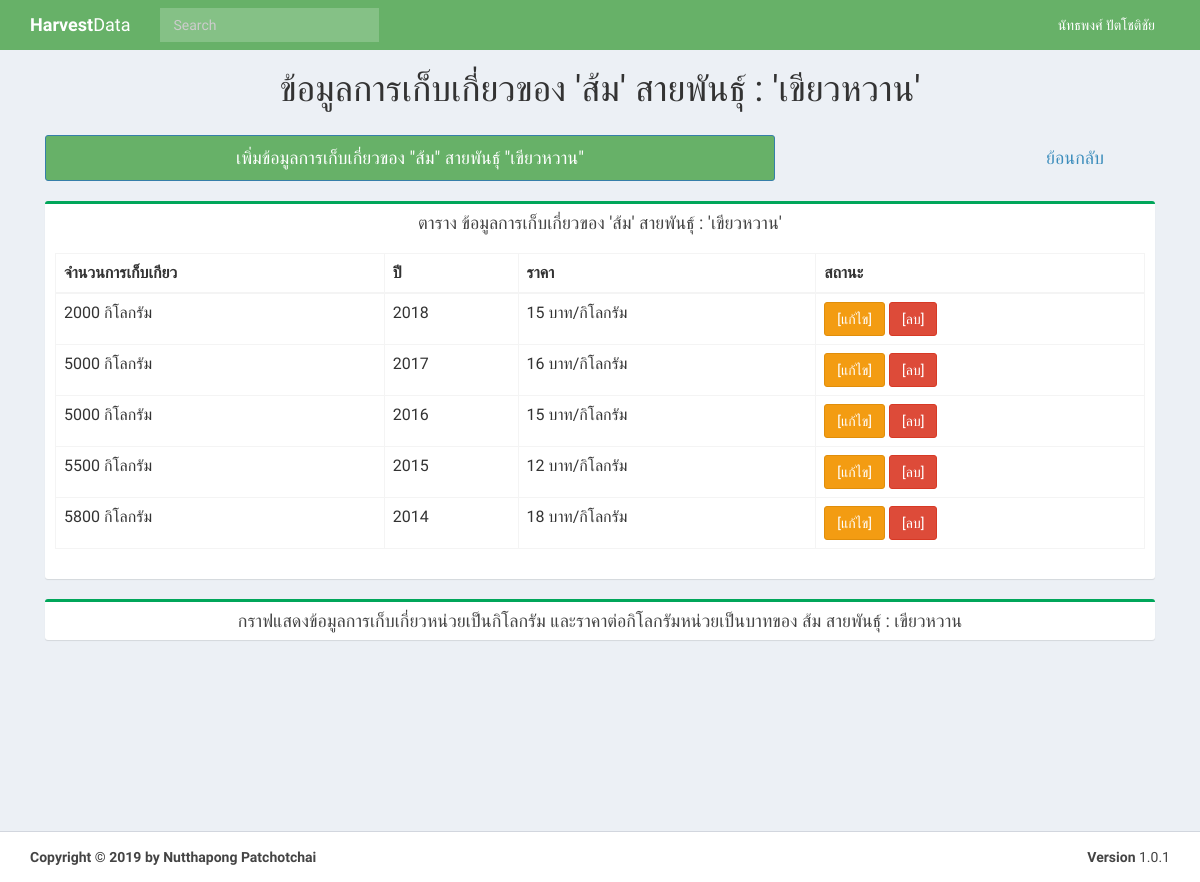
Page /plant/85/harvest/40/ (signed in) on the committed database.
### Farmer/models.py (models this page shows, shortened)
class Plant(models.Model):
    User_id = models.ForeignKey(User, on_delete=models.CASCADE, default='')
    fruit_name = models.ForeignKey(Fruit, on_delete=models.CASCADE, default='')
    fruit_breed = models.CharField(max_length=100, default='')
    scale = models.IntegerField(default='')
    Farmer_id = models.ForeignKey(Farmer, on_delete=models.CASCADE)

class Fruit(models.Model):
    fruit_name = models.CharField(max_length=50, default='')
    class Meta:
        ordering = ["id"]
    def __str__(self):
        return self.fruit_name

class Harvest(models.Model):
    User_id = models.ForeignKey(User, on_delete=models.CASCADE, default='')
    product = models.IntegerField(default='')
    price = models.IntegerField(default='0')
    years = models.ForeignKey(YearSet, on_delete=models.CASCADE, default='2017')
    Plant_id = models.ForeignKey(Plant, on_delete=models.CASCADE)

class YearSet(models.Model):
    year = models.CharField(max_length=4, default='')
    class Meta:
        ordering = ["-year"]
    def __str__(self):
        return self.year

### Farmer/views.py (the view)
# urls.py: path('plant/<int:Farmer_id>/harvest/<int:Plant_id>/', farmer_views.ViewData.ViewHarvest, name='viewHarvest'),
    @login_required
    def ViewHarvest(request, Farmer_id, Plant_id):
        viewfarmers = Farmer.objects.filter(User_id=request.user)
        viewfarmer = Farmer.objects.get(id=Farmer_id)
        if request.user.id == viewfarmer.User_id.id or request.user.is_staff or request.user.is_superuser:
            viewplant = Plant.objects.get(id=Plant_id)
            viewharvests = Plant.objects.get(id=Plant_id)
            viewharvest = Harvest.objects.filter(Plant_id=Plant_id).order_by('years')[::1]
            viewharvestpage = {
                'viewFarmer': viewfarmers,
                'viewplant': viewplant,
                'viewharvest': viewharvest,
                'viewharvests': viewharvests,
                'viewfarmer': viewfarmer,
            }
            return render(request, 'Farmer/ViewHarvest.html', viewharvestpage)
        else:
            return redirect('/')

### Farmer/templates/Farmer/ViewHarvest.html (shortened to what this page needs)
{% extends "Farmer/base.html" %}
{% load static %}
{% block content %}
    <section class="content-header">
        <center><h1>
            <span> ข้อมูลการเก็บเกี่ยวของ '{{ viewplant.fruit_name }}' สายพันธุ์ : '{{ viewplant.fruit_breed }}'</span>
        </h1></center>
    </section>
    <section class="content">
        <div class="row">
            <div class="col-md-8">
                <a type="button" class="btn btn-block btn-primary btn-lg" style="background-color: #67b168;"
                   href="{% url 'createHarvest' viewharvests.Farmer_id_id viewharvests.id user.id %}">เพิ่มข้อมูลการเก็บเกี่ยวของ
                    "{{ viewplant.fruit_name }}" สายพันธุ์ "{{ viewplant.fruit_breed }}"</a>
            </div>
            <div class="col-md-2">
            </div>
            <div class="col-md-2">
                <a type="button" class="btn btn-block btn-light btn-lg" href="{% url 'viewFarmer' viewfarmer.id %}">ย้อนกลับ</a>
            </div>
        </div>
        <br>
        <div class="row">
            <div class="col-md-12">
                <div class="box box-success">
                    <div class="box-header">
                        <center><h3 class="box-title">ตาราง ข้อมูลการเก็บเกี่ยวของ '{{ viewplant.fruit_name }}'
                            สายพันธุ์ : '{{ viewplant.fruit_breed }}' </h3></center>
                    </div>
                    <div class="box-body">
                        <div id="example2_wrapper" class="dataTables_wrapper form-inline dt-bootstrap">
                            <div class="row">
                                <div class="col-sm-6"></div>
                                <div class="col-sm-6"></div>
                            </div>
                            <div class="row">
                                <div class="col-sm-12">
                                    <table id="example2" class="table table-bordered table-hover dataTable" role="grid"
                                           aria-describedby="example2_info">
                                        <thead>
                                        <tr role="row">
                                            <th class="sorting" tabindex="0" aria-controls="example2" rowspan="1"
                                                colspan="1" aria-label="Platform(s): activate to sort column ascending">
                                                จำนวนการเก็บเกียว
                                            </th>
                                            <th class="sorting" tabindex="0" aria-controls="example2" rowspan="1"
                                                colspan="1" aria-label="Platform(s): activate to sort column ascending">
                                                ปี
                                            </th>
                                            <th class="sorting" tabindex="0" aria-controls="example2" rowspan="1"
                                                colspan="1" aria-label="Platform(s): activate to sort column ascending">
                                                ราคา
                                            </th>
                                            <th class="sorting" tabindex="0" aria-controls="example2" rowspan="1"
                                                colspan="1" aria-label="CSS grade: activate to sort column ascending">
                                                สถานะ
                                            </th>
                                        </tr>
                                        </thead>
                                        <tbody>
                                        {% for VH in viewharvest %}
                                            <td>{{ VH.product }} กิโลกรัม</td>
                                            <td>{{ VH.years }}</td>
                                            <td>{{ VH.price }} บาท/กิโลกรัม</td>
                                            <td>
                                                <a type="button" class="btn btn-warning"
                                                   href="{% url 'editHarvest' viewharvests.Farmer_id_id viewharvests.id VH.id %}">[แก้ไข]</a>
                                                <a type="button" class="btn btn-danger"
                                                   href="{% url 'deleteHarvest' viewharvests.Farmer_id_id viewharvests.id VH.id %}">[ลบ]</a>
                                            </td>
                                        {% endfor %}
                                        </tbody>
                                    </table>
                                </div>
                            </div>
                        </div>
                    </div>
                </div>
            </div>
        </div>
        <div class="row">
            <div>
                <div class="col-md-12">
                    <div class="box box-success">
                        <div class="box-header">
                            <center><h3 class="box-title">กราฟแสดงข้อมูลการเก็บเกี่ยวหน่วยเป็นกิโลกรัม
                                และราคาต่อกิโลกรัมหน่วยเป็นบาทของ {{ viewplant.fruit_name }} สายพันธุ์
                                : {{ viewplant.fruit_breed }} </h3></center>
                        </div>
                    </div>
                </div>
            </div>
        </div>
    </section>
{% endblock %}

### Farmer/templates/Farmer/base.html (shortened to what this page needs)
{% load static %}
<html style="height: auto; min-height: 100%;"><head>
  <link rel="stylesheet" href="{% static 'Farmer/css/bootstrap.min.css' %}">
  <link rel="stylesheet" href="{% static 'Farmer/css/font-awesome.min.css' %}">
  <link rel="stylesheet" href="{% static 'Farmer/css/ionicons.min.css' %}">
  <link rel="stylesheet" href="{% static 'Farmer/css/AdminLTE.min.css' %}">
  <link rel="stylesheet" href="{% static 'Farmer/css/skins/_all-skins.css'%}">
</head>
<body class="skin-blue layout-top-nav" style="height: auto; min-height: 100%;">
<div class="wrapper" style="height: auto; min-height: 100%;">
  <header class="main-header"  >
    <nav class="navbar navbar-static-top" style="background-color: #67b168;">
      <div class="container">
        <div class="navbar-header">
          <a href="{% url 'index' %}" class="navbar-brand"><b>Harvest</b>Data</a>
        </div>
        <div class="collapse navbar-collapse pull-left" id="navbar-collapse">
          <form class="navbar-form navbar-left" role="search" method="GET">
            <div class="form-group">
              <input type="text" class="form-control" id="navbar-search-input" placeholder="Search" name="q" value='{{ request.get.q }}'>
            </div>
          </form>
        </div>
        <div class="navbar-custom-menu" >
          <ul class="nav navbar-nav">
            <li class="dropdown user user-menu" >
              <a href="#" class="dropdown-toggle" data-toggle="dropdown">
                <span class="hidden-xs" ><span>{{  user.first_name }}</span>  <span>{{user.last_name}}</span></span>
              </a>
            </li>
          </ul>
        </div>
      </div>
    </nav>
  </header>
  <div class="content-wrapper" style="min-height: 781px;">
    <div class="container">
      <section class="content>
          {% block content %}
    {% endblock %}
    </div>
  </div>
  <footer class="main-footer">
    <div class="container">
      <div class="pull-right hidden-xs">
        <b>Version</b> 1.0.1
      </div>
      <strong>Copyright © 2019 by Nutthapong Patchotchai</strong>
    </div>
  </footer>
</div>
</body></html>

### Farmer/static/Farmer/css/skins/_all-skins.css (style rules this page uses)
.skin-blue .main-header .navbar { background-color: #3c8dbc; }
.skin-blue .main-header .navbar .nav > li > a { color: #ffffff; }
.skin-blue .wrapper, .skin-blue .main-sidebar, .skin-blue .left-side { background-color: #222d32; }

### rows in the picture
Plant: fruit_name "ส้ม", fruit_breed "เขียวหวาน"
Harvest: product "2000", years "2018", price "15"
Harvest: product "5000", years "2017", price "16"
Harvest: product "5000", years "2016", price "15"
Harvest: product "5500", years "2015", price "12"
Harvest: product "5800", years "2014", price "18"

### other values in the picture
{{ user.first_name }} "นัทธพงศ์"
{{ user.last_name }} "ปัตโชติชัย"
